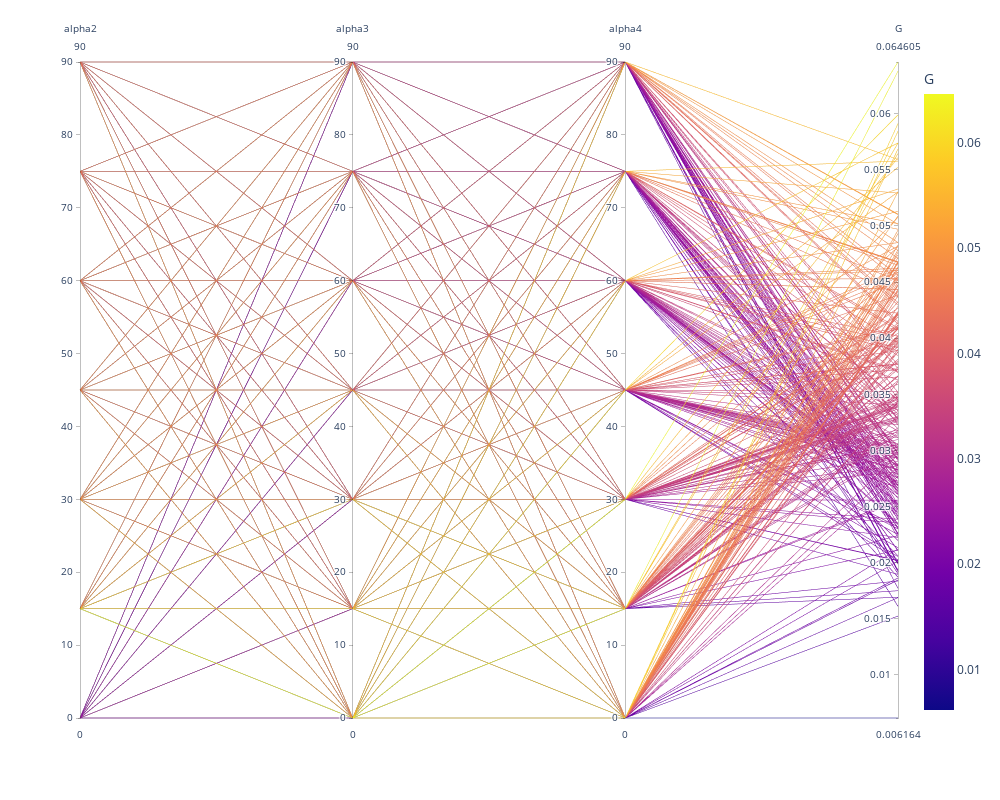

Here is the notebook cell this chart was saved with:
### Code cell
np.random.seed(42)

# from 0, 10, 20, ..., 180 deg for alpha
alpha_list_deg2 = np.arange(0, 91, 15)
alpha_list_rad2 = np.deg2rad(alpha_list_deg2)
alpha_list_deg3 = np.arange(0, 91, 15)
alpha_list_rad3 = np.deg2rad(alpha_list_deg3)
alpha_list_deg4 = np.arange(0, 91, 15)
alpha_list_rad4 = np.deg2rad(alpha_list_deg4)
print(f"alpha 2: {alpha_list_deg2}")
print(f"alpha 3: {alpha_list_deg3}")
print(f"alpha 4: {alpha_list_deg4}")

method = "invcondition"
axes = "all"

# isRun = True
# isSave = True

isSave = False
isRun = False

if isRun:
    res, res_mat = evaluate_3alpha_effect(
        alpha_list_rad2, alpha_list_rad3, alpha_list_rad3, isSave=True, method=method, axes=axes
    )
if not isRun:
    npzfile = np.load(f"data/three_alpha/{method}_{axes}.npz")
    res = npzfile["results"]
    res_mat = npzfile["res_mat"]
print(res_mat)
plot_scatter_global_index_results(
    alpha_list_deg2,
    alpha_list_deg3,
    alpha_list_deg4,
    res,
    res_mat,
    plot_type="parallel",
    method=method,
    axes=axes,
    isSave=isSave,
)

### Figure 1 — Plotly figure (JSON) as saved in the notebook; plotly's stock layout.template omitted (floating-point values rounded to 4 significant figures; data arrays with more than 128 entries replaced by an {"elided": "..."} marker saying what was removed)
{"data": [{"dimensions": [{"label": "alpha2", "values": {"elided": "343 float values"}}, {"label": "alpha3", "values": {"elided": "343 float values"}}, {"label": "alpha4", "values": {"elided": "343 float values"}}, {"label": "G", "values": {"elided": "343 float values"}}], "domain": {"x": [0, 1], "y": [0, 1]}, "line": {"color": {"elided": "343 float values"}, "coloraxis": "coloraxis"}, "name": "", "type": "parcoords"}], "layout": {"coloraxis": {"colorbar": {"title": {"text": "G"}}, "colorscale": [[0, "#0d0887"], [0.1111, "#46039f"], [0.2222, "#7201a8"], [0.3333, "#9c179e"], [0.4444, "#bd3786"], [0.5556, "#d8576b"], [0.6667, "#ed7953"], [0.7778, "#fb9f3a"], [0.8889, "#fdca26"], [1, "#f0f921"]]}, "height": 800, "legend": {"tracegroupgap": 0}, "margin": {"t": 60}, "width": 1000}}
